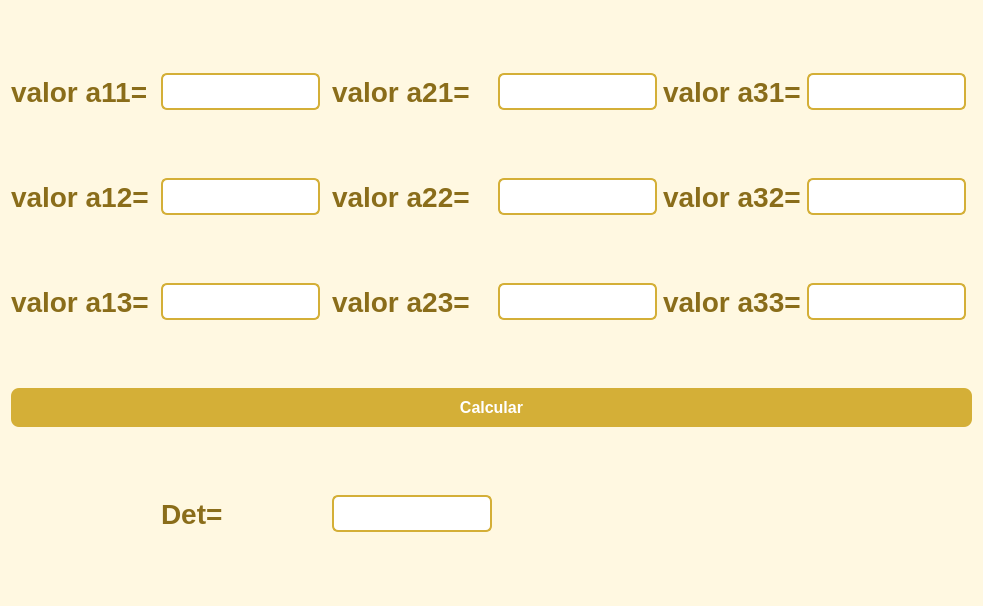
<?xml version="1.0" encoding="UTF-8"?>
<ui version="4.0">
 <class>Dialog</class>
 <widget class="QDialog" name="Dialog">
  <property name="geometry">
   <rect>
    <x>0</x>
    <y>0</y>
    <width>983</width>
    <height>606</height>
   </rect>
  </property>
  <property name="windowTitle">
   <string>Dialog</string>
  </property>
  <property name="styleSheet">
   <string notr="true">QDialog { 
    background-color: #fff8e1; /* Dorado muy claro / crema */
    border-radius: 10px;
}

QLabel {
    color: #8a6d1a; /* Dorado oscuro */
    font-family: &quot;Segoe UI&quot;, &quot;Arial Black&quot;;
    font-size: 21pt;
    font-weight: bold;
}

QLabel#label_resultado {
    color: #b8962e; /* Dorado más intenso */
    font-family: &quot;Segoe UI&quot;, &quot;Arial Black&quot;;
    font-size: 64pt;
    font-weight: bold;
}

QLineEdit {
    background-color: #ffffff;
    border: 2px solid #d4af37; /* Dorado clásico */
    border-radius: 6px;
    padding: 6px;
    font-size: 12pt;
    color: #8a6d1a;
}

QLineEdit:focus {
    border: 2px solid #b8962e; /* Dorado más profundo */
    background-color: #fff3cd; /* Amarillo suave */
}

QPushButton {
    background-color: #d4af37; /* Dorado principal */
    color: #ffffff;
    border: none;
    border-radius: 8px;
    padding: 10px 18px;
    font-size: 12pt;
    font-weight: bold;
}

QPushButton:hover {
    background-color: #c19a2b; /* Dorado más intenso */
}

QPushButton:pressed {
    background-color: #a67c00; /* Dorado oscuro */
}</string>
  </property>
  <layout class="QGridLayout" name="gridLayout">
   <item row="0" column="4">
    <widget class="QLabel" name="label_5">
     <property name="text">
      <string>valor a21=</string>
     </property>
    </widget>
   </item>
   <item row="0" column="5">
    <widget class="QLineEdit" name="edit_numero1_7">
     <property name="text">
      <string/>
     </property>
    </widget>
   </item>
   <item row="8" column="0" colspan="9">
    <widget class="QPushButton" name="boton_sumar">
     <property name="text">
      <string>Calcular</string>
     </property>
    </widget>
   </item>
   <item row="0" column="0">
    <widget class="QLabel" name="label_2">
     <property name="text">
      <string>valor a11=</string>
     </property>
    </widget>
   </item>
   <item row="0" column="2">
    <widget class="QLineEdit" name="edit_numero1_2"/>
   </item>
   <item row="1" column="0">
    <widget class="QLabel" name="label_3">
     <property name="text">
      <string>valor a12=</string>
     </property>
    </widget>
   </item>
   <item row="1" column="2">
    <widget class="QLineEdit" name="edit_numero1_3">
     <property name="text">
      <string/>
     </property>
    </widget>
   </item>
   <item row="2" column="0">
    <widget class="QLabel" name="label_4">
     <property name="text">
      <string>valor a13=</string>
     </property>
    </widget>
   </item>
   <item row="2" column="2">
    <widget class="QLineEdit" name="edit_numero1_4">
     <property name="text">
      <string/>
     </property>
    </widget>
   </item>
   <item row="1" column="4">
    <widget class="QLabel" name="label_7">
     <property name="text">
      <string>valor a22=</string>
     </property>
    </widget>
   </item>
   <item row="1" column="5">
    <widget class="QLineEdit" name="edit_numero1_5">
     <property name="text">
      <string/>
     </property>
    </widget>
   </item>
   <item row="2" column="4">
    <widget class="QLabel" name="label_6">
     <property name="text">
      <string>valor a23=</string>
     </property>
    </widget>
   </item>
   <item row="2" column="5">
    <widget class="QLineEdit" name="edit_numero1_6">
     <property name="text">
      <string/>
     </property>
    </widget>
   </item>
   <item row="0" column="6">
    <widget class="QLabel" name="label_8">
     <property name="text">
      <string>valor a31=</string>
     </property>
    </widget>
   </item>
   <item row="0" column="7">
    <widget class="QLineEdit" name="edit_numero1_10">
     <property name="text">
      <string/>
     </property>
    </widget>
   </item>
   <item row="1" column="6">
    <widget class="QLabel" name="label_10">
     <property name="text">
      <string>valor a32=</string>
     </property>
    </widget>
   </item>
   <item row="1" column="7">
    <widget class="QLineEdit" name="edit_numero1_8">
     <property name="text">
      <string/>
     </property>
    </widget>
   </item>
   <item row="2" column="6">
    <widget class="QLabel" name="label_9">
     <property name="text">
      <string>valor a33=</string>
     </property>
    </widget>
   </item>
   <item row="2" column="7">
    <widget class="QLineEdit" name="edit_numero1_9">
     <property name="text">
      <string/>
     </property>
    </widget>
   </item>
   <item row="9" column="2">
    <widget class="QLabel" name="label">
     <property name="text">
      <string>Det=</string>
     </property>
    </widget>
   </item>
   <item row="9" column="4">
    <widget class="QLineEdit" name="edit_numero1"/>
   </item>
  </layout>
 </widget>
 <resources/>
 <connections/>
</ui>
